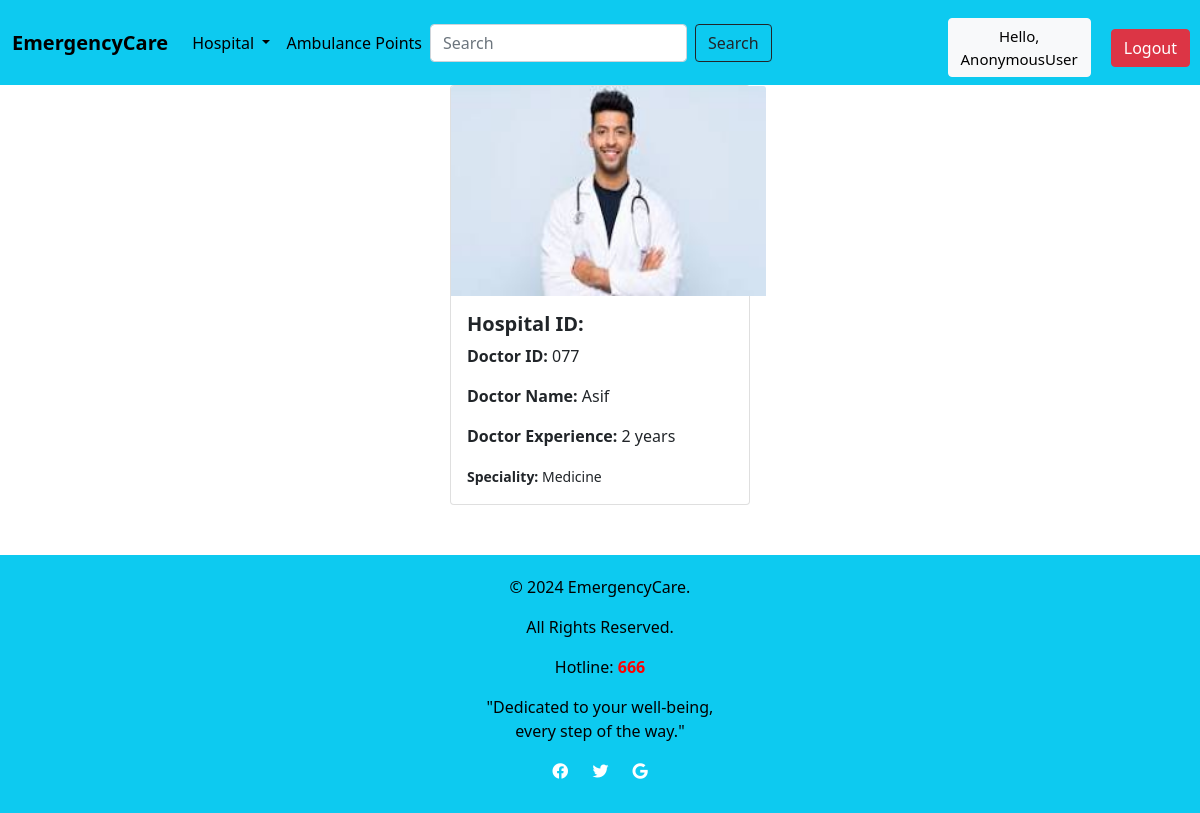
The page /DoctorList/9 on the database its author committed.
### Location/models.py (models this page shows, shortened)
class DoctorList(models.Model):
    H_Name = models.ForeignKey(Hospital, on_delete=models.CASCADE, blank=True, null=True)
    D_ID = models.CharField(max_length=200, blank=True, null=True)
    D_Name = models.CharField(max_length=200, blank=True, null=True)
    D_Experience = models.CharField(max_length=200, blank=True, null=True)
    D_Speciality = models.CharField(max_length=200, blank=True, null=True)
    status_availabilty = (
       ('Available','Available'),
        ('Not Available', 'Not Available'),
    )
    Availability = models.CharField(max_length=100, choices=status_availabilty,blank=True,null=True)
    image = models.ImageField(upload_to='images/', blank=True, null=True, default='images/default.jpg')

### Location/views.py (the view)
# urls.py: path('DoctorList/<str:id>', l_views.doctordetails, name='DoctorDetails'),
def doctordetails(request, id):
    doctorlist = DoctorList.objects.get(pk=id)
    context = {
       'doctorlist': doctorlist,
    }
    return render(request, template_name='hospital/DoctorDetails.html', context=context)

### templates/hospital/DoctorDetails.html (shortened to what this page needs)
 {% extends 'hospital/DoctorList.html' %}
 {% block content %}
 {% load static %}
<div class="card mb-3 col-md-3"
     style = "display: block;
     margin-left: auto;
     margin-right: auto">
  {% if doctorlist.image %}
 <img src = "{{doctorlist.image.url}}" class = "card-img-top" alt="..." style="height: 210px; width: 315px;">
{% endif %}
 <div class="card-body">
  <h5 class="card-title"><b>Hospital ID:</b> {{doctorlist.H_ID}}</h5>
  <p class="card-text"><b>Doctor ID:</b> {{doctorlist.D_ID}}</p>
     <p class="card-text"><b>Doctor Name:</b> {{doctorlist.D_Name}}</p>
     <p class="card-text"><b>Doctor Experience:</b> {{doctorlist.D_Experience}}</p>
  <p class="card-text"><small class = "text-body-secondary"><b>Speciality:</b> {{doctorlist.D_Speciality}}</small></p>
</div>
</div>
 {% endblock %}

### templates/hospital/DoctorDetails.html (style rules this page uses)
body { background-color: #FFF; }

### rows shown on the page
DoctorList: image (picture), D_ID "077", D_Name "Asif", D_Experience "2 years", D_Speciality "Medicine"

### other values the page prints
{{ request.user }} "AnonymousUser"
